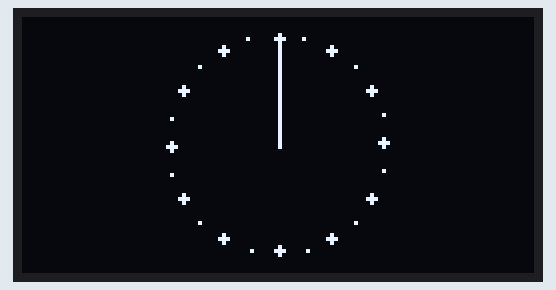
A sketch run on a simulated Arduino Uno, built with avr-gcc and run on an emulated ATmega328P. Shown: 128×64 one-colour display.

Above: at 0.13 s.
At 5.04 s:
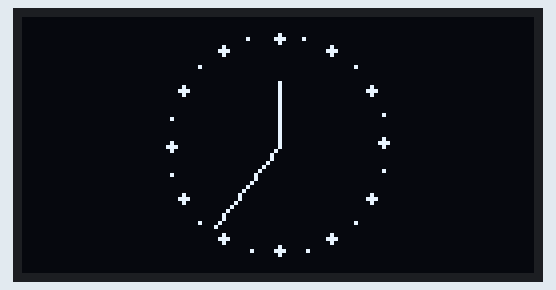
At 9.95 s:
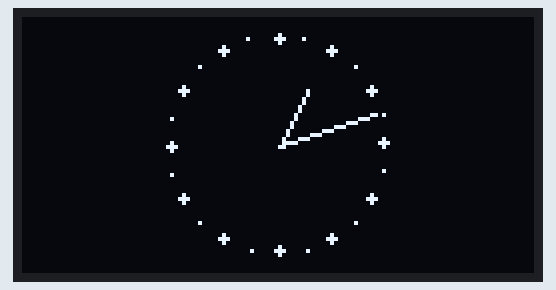
At 19.92 s:
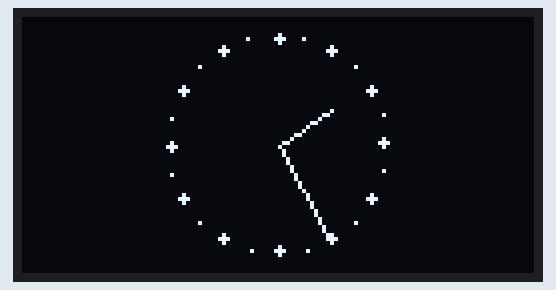
At 29.89 s:
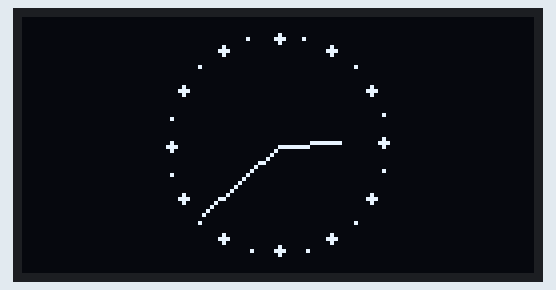
At 39.86 s:
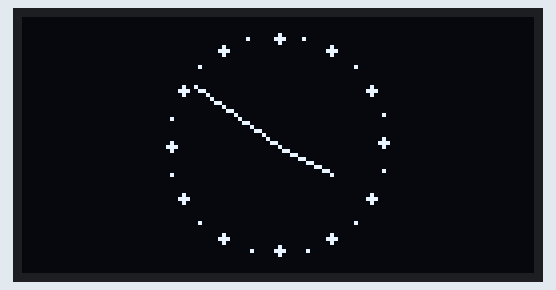

The sketch:

analogClock.ino
```cpp
#include <Wire.h>
#include <Adafruit_GFX.h>
#include <Adafruit_SSD1306.h>

#define SCREEN_WIDTH 128 // OLED display width, in pixels
#define SCREEN_HEIGHT 64 // OLED display height, in pixels
#define OLED_RESET     -1 // Reset pin # (or -1 if sharing Arduino reset pin)
#define SCREEN_ADDRESS 0x3C // 3D o 3C
Adafruit_SSD1306 display(SCREEN_WIDTH, SCREEN_HEIGHT, &Wire, OLED_RESET);

void setup() {
  Serial.begin(115200);
  // SSD1306_SWITCHCAPVCC = generate display voltage from 3.3V internally
  if(!display.begin(SSD1306_SWITCHCAPVCC, SCREEN_ADDRESS)) {
    Serial.println(F("SSD1306 allocation failed"));
    for(;;); // Don't proceed, loop forever
  }
  display.clearDisplay();
}

void loop() {
  for (int h = 0; h < 12; h++){
    for (int m = 0; m < 60; m++){
      display.clearDisplay();
      clock(h, m);
      display.display();
      delay(100);
    }
  }
}

void clock(int hh, int mm) {
  const float r = (SCREEN_HEIGHT/2) - 5;
  const float rh = (SCREEN_HEIGHT/2) * 0.5;
  const float rm = (SCREEN_HEIGHT/2) * 0.8;

  float a = 0;
  //ore
  a = (6.28/12.0) * (float)hh;
  int xh = SCREEN_WIDTH/2 + rh*sin(a);
  int yh = SCREEN_HEIGHT/2 - rh*cos(a);
  display.drawLine(SCREEN_WIDTH/2, SCREEN_HEIGHT/2, xh, yh, SSD1306_WHITE);
  //min
  a = (6.28/60.0) * (float)mm;
  int xm = SCREEN_WIDTH/2 + rm*sin(a);
  int ym = SCREEN_HEIGHT/2 - rm*cos(a);
  display.drawLine(SCREEN_WIDTH/2, SCREEN_HEIGHT/2, xm, ym, SSD1306_WHITE);
  //corona
  for (int i = 0; i < 360; i = i + 15) {
    a = ((float)i * 3.14) / 180.0;
    int xp = SCREEN_WIDTH/2 + r*sin(a);
    int yp = SCREEN_HEIGHT/2 - r*cos(a);
    if (i%30) {
      display.drawPixel(xp, yp, SSD1306_WHITE);
    } else {
      display.fillCircle(xp, yp, 1, SSD1306_WHITE);
    }
  }
}
```
